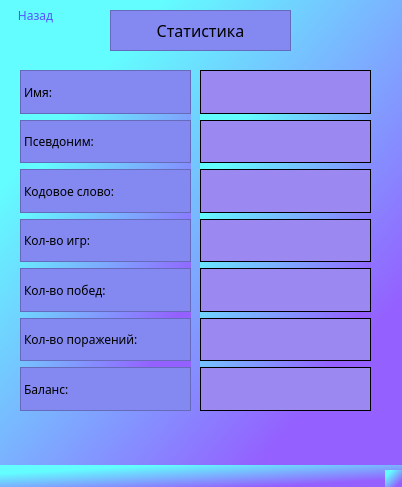
<?xml version="1.0" encoding="UTF-8"?>
<ui version="4.0">
 <class>MainWindow</class>
 <widget class="QMainWindow" name="MainWindow">
  <property name="geometry">
   <rect>
    <x>0</x>
    <y>0</y>
    <width>402</width>
    <height>487</height>
   </rect>
  </property>
  <property name="windowTitle">
   <string>MainWindow</string>
  </property>
  <property name="styleSheet">
   <string notr="true">background-color: qlineargradient(spread:reflect, x1:1, y1:1, x2:0, y2:0, stop:0.179104 rgba(148, 96, 255, 255), stop:0.79602 rgba(99, 252, 255, 255));</string>
  </property>
  <widget class="QWidget" name="centralwidget">
   <widget class="QWidget" name="verticalLayoutWidget">
    <property name="geometry">
     <rect>
      <x>20</x>
      <y>70</y>
      <width>171</width>
      <height>341</height>
     </rect>
    </property>
    <layout class="QVBoxLayout" name="verticalLayout">
     <item>
      <widget class="QLabel" name="label_name1">
       <property name="font">
        <font>
         <family>Microsoft YaHei</family>
         <pointsize>9</pointsize>
        </font>
       </property>
       <property name="styleSheet">
        <string notr="true">background-color: rgb(131, 137, 241);
</string>
       </property>
       <property name="frameShape">
        <enum>QFrame::StyledPanel</enum>
       </property>
       <property name="text">
        <string>Имя:</string>
       </property>
       <property name="alignment">
        <set>Qt::AlignLeading|Qt::AlignLeft|Qt::AlignVCenter</set>
       </property>
       <property name="wordWrap">
        <bool>false</bool>
       </property>
      </widget>
     </item>
     <item>
      <widget class="QLabel" name="label_nn1">
       <property name="font">
        <font>
         <family>Microsoft YaHei</family>
         <pointsize>9</pointsize>
        </font>
       </property>
       <property name="styleSheet">
        <string notr="true">background-color: rgb(131, 137, 241);
</string>
       </property>
       <property name="frameShape">
        <enum>QFrame::StyledPanel</enum>
       </property>
       <property name="text">
        <string>Псевдоним:</string>
       </property>
       <property name="alignment">
        <set>Qt::AlignLeading|Qt::AlignLeft|Qt::AlignVCenter</set>
       </property>
       <property name="wordWrap">
        <bool>false</bool>
       </property>
      </widget>
     </item>
     <item>
      <widget class="QLabel" name="label_word1">
       <property name="font">
        <font>
         <family>Microsoft YaHei</family>
         <pointsize>9</pointsize>
        </font>
       </property>
       <property name="styleSheet">
        <string notr="true">background-color: rgb(131, 137, 241);
</string>
       </property>
       <property name="frameShape">
        <enum>QFrame::StyledPanel</enum>
       </property>
       <property name="text">
        <string>Кодовое слово:</string>
       </property>
       <property name="alignment">
        <set>Qt::AlignLeading|Qt::AlignLeft|Qt::AlignVCenter</set>
       </property>
       <property name="wordWrap">
        <bool>false</bool>
       </property>
      </widget>
     </item>
     <item>
      <widget class="QLabel" name="label_games1">
       <property name="font">
        <font>
         <family>Microsoft YaHei</family>
         <pointsize>9</pointsize>
        </font>
       </property>
       <property name="styleSheet">
        <string notr="true">background-color: rgb(131, 137, 241);
</string>
       </property>
       <property name="frameShape">
        <enum>QFrame::StyledPanel</enum>
       </property>
       <property name="text">
        <string>Кол-во игр:</string>
       </property>
       <property name="alignment">
        <set>Qt::AlignLeading|Qt::AlignLeft|Qt::AlignVCenter</set>
       </property>
       <property name="wordWrap">
        <bool>false</bool>
       </property>
      </widget>
     </item>
     <item>
      <widget class="QLabel" name="label_wins1">
       <property name="font">
        <font>
         <family>Microsoft YaHei</family>
         <pointsize>9</pointsize>
        </font>
       </property>
       <property name="styleSheet">
        <string notr="true">background-color: rgb(131, 137, 241);
</string>
       </property>
       <property name="frameShape">
        <enum>QFrame::StyledPanel</enum>
       </property>
       <property name="text">
        <string>Кол-во побед:</string>
       </property>
       <property name="alignment">
        <set>Qt::AlignLeading|Qt::AlignLeft|Qt::AlignVCenter</set>
       </property>
       <property name="wordWrap">
        <bool>false</bool>
       </property>
      </widget>
     </item>
     <item>
      <widget class="QLabel" name="label_loses1">
       <property name="font">
        <font>
         <family>Microsoft YaHei</family>
         <pointsize>9</pointsize>
        </font>
       </property>
       <property name="styleSheet">
        <string notr="true">background-color: rgb(131, 137, 241);
</string>
       </property>
       <property name="frameShape">
        <enum>QFrame::StyledPanel</enum>
       </property>
       <property name="text">
        <string>Кол-во поражений:</string>
       </property>
       <property name="alignment">
        <set>Qt::AlignLeading|Qt::AlignLeft|Qt::AlignVCenter</set>
       </property>
       <property name="wordWrap">
        <bool>false</bool>
       </property>
      </widget>
     </item>
     <item>
      <widget class="QLabel" name="label_balance1">
       <property name="font">
        <font>
         <family>Microsoft YaHei</family>
         <pointsize>9</pointsize>
        </font>
       </property>
       <property name="styleSheet">
        <string notr="true">background-color: rgb(131, 137, 241);
</string>
       </property>
       <property name="frameShape">
        <enum>QFrame::StyledPanel</enum>
       </property>
       <property name="text">
        <string>Баланс:</string>
       </property>
       <property name="alignment">
        <set>Qt::AlignLeading|Qt::AlignLeft|Qt::AlignVCenter</set>
       </property>
       <property name="wordWrap">
        <bool>false</bool>
       </property>
      </widget>
     </item>
    </layout>
   </widget>
   <widget class="QLabel" name="lbl_text">
    <property name="geometry">
     <rect>
      <x>110</x>
      <y>10</y>
      <width>181</width>
      <height>41</height>
     </rect>
    </property>
    <property name="font">
     <font>
      <family>Microsoft YaHei UI Light</family>
      <pointsize>12</pointsize>
     </font>
    </property>
    <property name="styleSheet">
     <string notr="true">background-color: rgb(131, 137, 241);</string>
    </property>
    <property name="frameShape">
     <enum>QFrame::StyledPanel</enum>
    </property>
    <property name="frameShadow">
     <enum>QFrame::Plain</enum>
    </property>
    <property name="text">
     <string>Статистика</string>
    </property>
    <property name="alignment">
     <set>Qt::AlignCenter</set>
    </property>
   </widget>
   <widget class="QWidget" name="verticalLayoutWidget_2">
    <property name="geometry">
     <rect>
      <x>200</x>
      <y>70</y>
      <width>171</width>
      <height>341</height>
     </rect>
    </property>
    <layout class="QVBoxLayout" name="verticalLayout_2">
     <item>
      <widget class="QLabel" name="label_name_2">
       <property name="font">
        <font>
         <family>Malgun Gothic Semilight</family>
         <pointsize>11</pointsize>
        </font>
       </property>
       <property name="styleSheet">
        <string notr="true">background-color: rgb(155, 137, 241);</string>
       </property>
       <property name="frameShape">
        <enum>QFrame::Panel</enum>
       </property>
       <property name="text">
        <string/>
       </property>
      </widget>
     </item>
     <item>
      <widget class="QLabel" name="label_nn_2">
       <property name="font">
        <font>
         <family>Malgun Gothic Semilight</family>
         <pointsize>11</pointsize>
        </font>
       </property>
       <property name="styleSheet">
        <string notr="true">background-color: rgb(155, 137, 241);</string>
       </property>
       <property name="frameShape">
        <enum>QFrame::Panel</enum>
       </property>
       <property name="text">
        <string/>
       </property>
      </widget>
     </item>
     <item>
      <widget class="QLabel" name="label_word_2">
       <property name="font">
        <font>
         <family>Malgun Gothic Semilight</family>
         <pointsize>11</pointsize>
        </font>
       </property>
       <property name="styleSheet">
        <string notr="true">background-color: rgb(155, 137, 241);</string>
       </property>
       <property name="frameShape">
        <enum>QFrame::Panel</enum>
       </property>
       <property name="text">
        <string/>
       </property>
      </widget>
     </item>
     <item>
      <widget class="QLabel" name="label_games_2">
       <property name="font">
        <font>
         <family>Malgun Gothic Semilight</family>
         <pointsize>11</pointsize>
        </font>
       </property>
       <property name="styleSheet">
        <string notr="true">background-color: rgb(155, 137, 241);</string>
       </property>
       <property name="frameShape">
        <enum>QFrame::Panel</enum>
       </property>
       <property name="text">
        <string/>
       </property>
      </widget>
     </item>
     <item>
      <widget class="QLabel" name="label_wins_2">
       <property name="font">
        <font>
         <family>Malgun Gothic Semilight</family>
         <pointsize>11</pointsize>
        </font>
       </property>
       <property name="styleSheet">
        <string notr="true">background-color: rgb(155, 137, 241);</string>
       </property>
       <property name="frameShape">
        <enum>QFrame::Panel</enum>
       </property>
       <property name="text">
        <string/>
       </property>
      </widget>
     </item>
     <item>
      <widget class="QLabel" name="label_loses_2">
       <property name="font">
        <font>
         <family>Malgun Gothic Semilight</family>
         <pointsize>11</pointsize>
        </font>
       </property>
       <property name="styleSheet">
        <string notr="true">background-color: rgb(155, 137, 241);</string>
       </property>
       <property name="frameShape">
        <enum>QFrame::Panel</enum>
       </property>
       <property name="text">
        <string/>
       </property>
      </widget>
     </item>
     <item>
      <widget class="QLabel" name="label_balance_2">
       <property name="font">
        <font>
         <family>Malgun Gothic Semilight</family>
         <pointsize>11</pointsize>
        </font>
       </property>
       <property name="styleSheet">
        <string notr="true">background-color: rgb(155, 137, 241);</string>
       </property>
       <property name="frameShape">
        <enum>QFrame::Panel</enum>
       </property>
       <property name="text">
        <string/>
       </property>
      </widget>
     </item>
    </layout>
   </widget>
   <widget class="QPushButton" name="pushButton_back">
    <property name="enabled">
     <bool>true</bool>
    </property>
    <property name="geometry">
     <rect>
      <x>-10</x>
      <y>0</y>
      <width>91</width>
      <height>31</height>
     </rect>
    </property>
    <property name="font">
     <font>
      <family>OCR A Extended</family>
      <pointsize>9</pointsize>
     </font>
    </property>
    <property name="tabletTracking">
     <bool>false</bool>
    </property>
    <property name="focusPolicy">
     <enum>Qt::NoFocus</enum>
    </property>
    <property name="toolTip">
     <string/>
    </property>
    <property name="styleSheet">
     <string notr="true">color: rgb(85, 85, 255);</string>
    </property>
    <property name="text">
     <string>Назад</string>
    </property>
    <property name="flat">
     <bool>true</bool>
    </property>
   </widget>
  </widget>
  <widget class="QMenuBar" name="menubar">
   <property name="geometry">
    <rect>
     <x>0</x>
     <y>0</y>
     <width>402</width>
     <height>26</height>
    </rect>
   </property>
  </widget>
  <widget class="QStatusBar" name="statusbar"/>
 </widget>
 <resources/>
 <connections/>
</ui>
